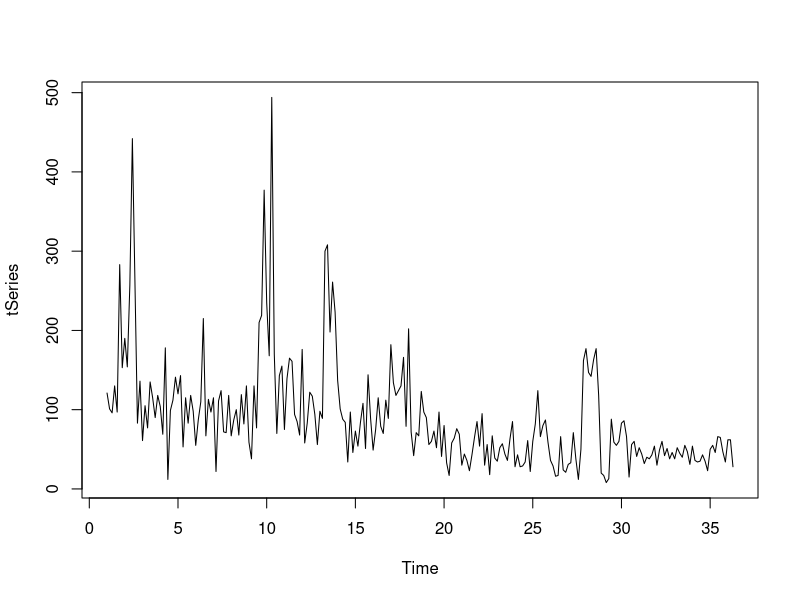
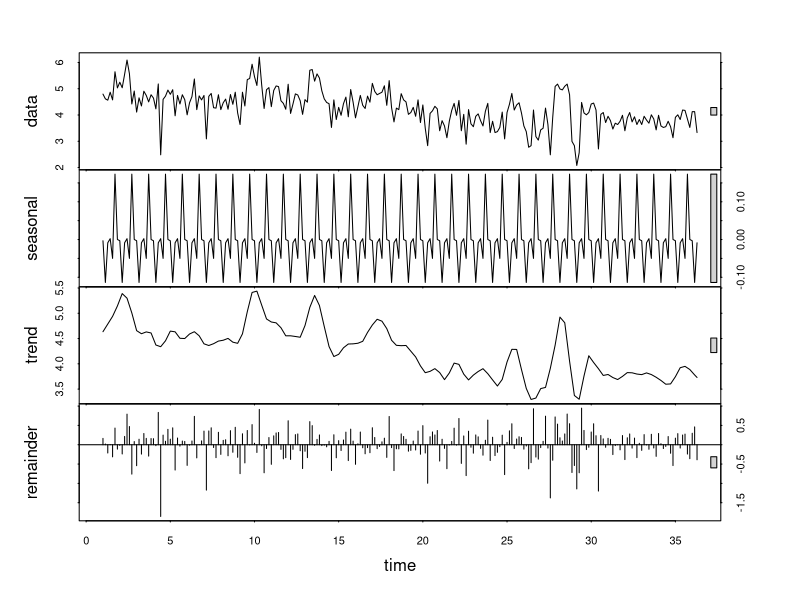
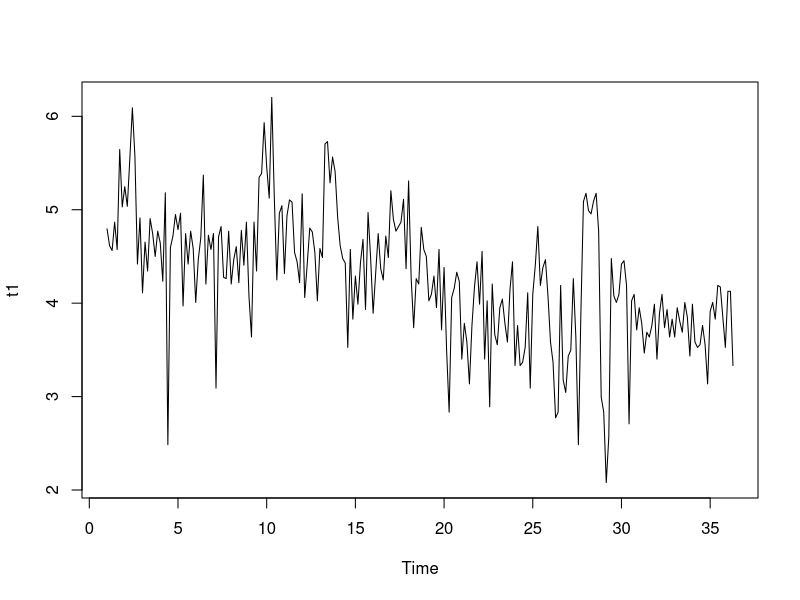

These figures' R source, in order: (Note: this script raises an error after producing the figures.)
t=read.csv("fifthproduct.csv",header=T )
tSeries<-ts(t[,1],frequency = 7)
head(tSeries)
plot(tSeries)
plot(stl(log(tSeries),s.window="periodic"))
t1<-log(tSeries)
plot(t1)

library(caret)
xy=read.table("fifthproduct_hs.csv",sep=',',header=F)
y=xy[,8]
head(y)
x=xy[,1:7]

# Using pre-sliced data
myCvControl <- trainControl(method = "repeatedCV",
                            number=10,
                            repeats = 5)

# Linear regression
glmFitTime <- train(V8 ~ .,
                    data = xy,
                    method = "glm",
                    preProc = c("center", "scale"),
                    tuneLength = 10,
                    trControl = myCvControl)
glmFitTime
summary(glmFitTime)
y_hat = predict(glmFitTime, newdata = x)
mean(100*abs(y_hat-y)/y)

# Support Vector Regression
svmFitTime <- train(V8 ~ .,
                    data = xy,
                    method = "svmRadial",
                    preProc = c("center", "scale"),
                    tuneLength = 10,
                    trControl = myCvControl)
svmFitTime
summary(svmFitTime)
y_hat = predict(svmFitTime, newdata = x)
mean(100*abs(y_hat-y)/y)
# Your error with support vector regression

# Neural Network
nnFitTime <- train(V8 ~ .,
                   data = xy,
                   method = "avNNet",
                   preProc = c("center", "scale"),
                   trControl = myCvControl,
                   tuneLength = 10,
                   linout = T,
                   trace = F,
                   MaxNWts = 10 * (ncol(xy) + 1) + 10 + 1,
                   maxit = 500)
nnFitTime
summary(nnFitTime)
y_hat = predict(nnFitTime, newdata = x)
mean(100*abs(y_hat-y)/y)

resamps <- resamples(list(lm = glmFitTime,
                          svn = svmFitTime,
                          nn = nnFitTime))
summary(resamps)
